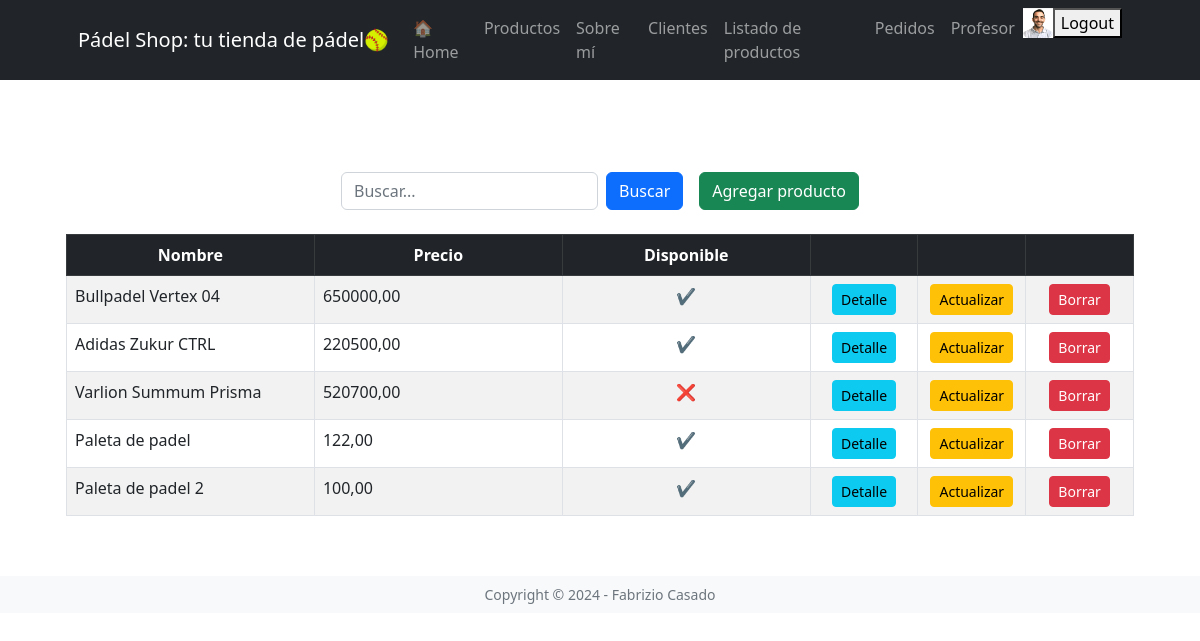
The app's page /productos/productocategoria/list (signed in) with its own data.
### ventas/models.py (models this page shows, shortened)
class Vendedor(models.Model):
    usuario = models.OneToOneField(User, on_delete=models.CASCADE, related_name='vendedor')
    celular = models.CharField(max_length=50, blank=True, null=True)
    avatar = models.ImageField(upload_to='avatares', blank=True, null=True)
    class Meta:
        verbose_name = 'Vendedor'
        verbose_name_plural = 'Vendedores'

### productos/models.py (models this page shows, shortened)
class ProductoCategoria(models.Model):
    nombre = models.CharField(max_length=100, unique=True)
    descripcion = models.TextField(blank=True, null=True)
    precio = models.DecimalField(max_digits=10, decimal_places=2, null=True)
    disponible = models.BooleanField(default=True)
    class Meta:
        verbose_name = 'Categoría de Producto'
        verbose_name_plural = 'Categorías de Productos'

### productos/views.py (the view)
class ProductoCategoriaList(LoginRequiredMixin, ListView):
    model = ProductoCategoria
    def get_queryset(self):
        queryset = super().get_queryset()
        q = self.request.GET.get('q')
        if q:
            queryset = ProductoCategoria.objects.filter(nombre__icontains=q)
        return queryset

### productos/templates/productos/productocategoria_list.html (shortened to what this page needs)
{% extends 'core/base.html' %}
{% block main %}
<div class="container my-4">
    <div class="d-flex justify-content-center">
        <form method="get" class="d-flex me-3">
            <input type="text" class="form-control me-2" name="q" placeholder="Buscar...">
            <button type="submit" class="btn btn-primary">Buscar</button>
        </form>
        <a href="{% url 'productos:productocategoria_create' %}">
            <button class="btn btn-success">Agregar producto</button>
        </a>
    </div>
    <div class="table-responsive mt-4">
        <table class="table table-bordered table-striped">
            <thead class="table-dark text-center">
                <tr>
                    <th style="width: 23%;">Nombre</th>
                    <th style="width: 23%;">Precio</th>
                    <th style="width: 23%;">Disponible</th>
                    <th style="width: 10%;"></th>
                    <th style="width: 10%;"></th>
                    <th style="width: 10%;"></th>
                </tr>
            </thead>
            <tbody>
                {% for object in object_list %}
                    <tr>
                        <td>{{ object.nombre }}</td>
                        <td>{{ object.precio }}</td>
                        <td  class="text-center">
                            {% if object.disponible %}
                                ✔
                                {% else %}
                                ❌
                            {% endif %}
                        </td>
                        <td class="text-center">
                            <a href="{% url 'productos:productocategoria_detail' object.id %}" class="btn btn-info btn-sm">Detalle</a>
                        </td>
                        <td class="text-center">
                            <a href="{% url 'productos:productocategoria_update' object.id %}" class="btn btn-warning btn-sm">Actualizar</a>
                        </td>
                        <td class="text-center">
                            <a href="{% url 'productos:productocategoria_delete' object.id %}" class="btn btn-danger btn-sm">Borrar</a>
                        </td>
                    </tr>
                {% empty %}
                    <tr>
                        <td colspan="4" class="text-center">No hay registros</td>
                    </tr>
                {% endfor %}
            </tbody>
        </table>
    </div>
</div>
{% endblock main %}

### core/templates/core/componentes/navbar.html (shortened to what this page needs)
{% load static %}
<nav class="navbar navbar-expand-lg navbar-dark bg-dark">
    <div class="container px-5">
        <a class="navbar-brand" href="{% url 'core:index' %}">Pádel Shop: tu tienda de pádel🥎</a>
        <div class="collapse navbar-collapse" id="navbarSupportedContent">
            <ul class="navbar-nav ms-auto mb-2 mb-lg-0">
                <li class="nav-item"><a class="nav-link" href="{% url 'core:index' %}">🏠Home</a></li>
                <li class="nav-item"><a class="nav-link" href="#productos">Productos</a></li>
                <li class="nav-item"><a class="nav-link" href="{% url 'core:aboutme' %}">Sobre mí</a></li>
                {% if user.is_authenticated %}
                <li class="nav-item"><a class="nav-link" href="{% url 'clientes:cliente_list' %}">Clientes</a></li>
                <li class="nav-item"><a class="nav-link" href="{% url 'productos:productocategoria_list' %}">Listado de productos</a></li>
                <li class="nav-item"><a class="nav-link" href="{% url 'productos:pedido_list' %}">Pedidos</a></li>
                <li class="nav-item"><a class="nav-link" href="{% url 'core:profile' %}">{{ user.username }}</a></li>
                    {% if user.vendedor.avatar %}
                    <img src="{{ user.vendedor.avatar.url }}"
                         alt="avatar"
                         style="height: 30px" />
                    {% else %}
                    <img src="{% static 'core/img/perfil.png' %}"
                         alt="avatar"
                         style="height: 30px" />
                    {% endif %}
                <form action="{% url 'core:logout' %}" method="post">
                    <button type="submit">Logout</button>
                </form>
                {% else %}
                <li class="nav-item"><a class="nav-link" href="{% url 'core:login' %}">Login</a></li>
                {% endif %}
            </ul>
        </div>
    </div>
</nav>

### records on screen
ProductoCategoria: nombre "Bullpadel Vertex 04", precio "650000,00"
ProductoCategoria: nombre "Adidas Zukur CTRL", precio "220500,00"
ProductoCategoria: nombre "Varlion Summum Prisma", precio "520700,00"
ProductoCategoria: nombre "Paleta de padel", precio "122,00"
ProductoCategoria: nombre "Paleta de padel 2", precio "100,00"

### other values on screen
{{ user.username }} "Profesor"
